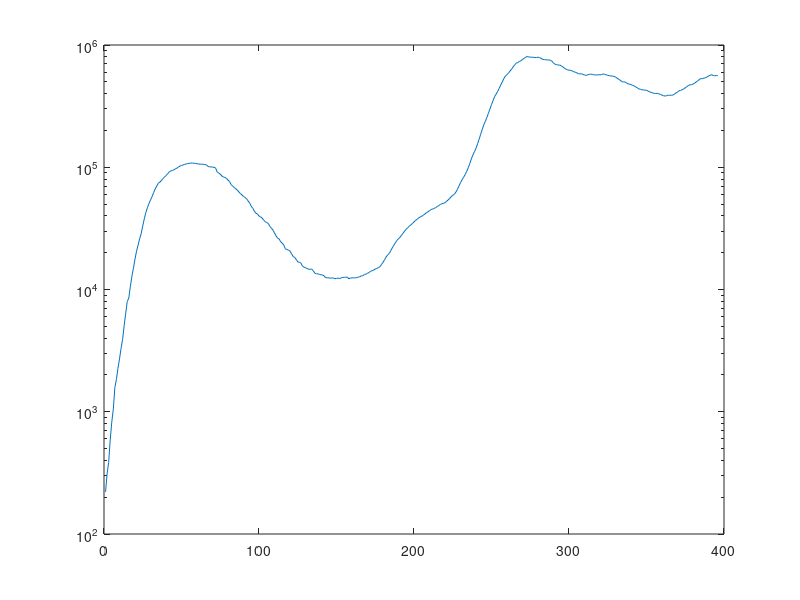

Write MATLAB code to recreate this figure.
 
%%%% DATI %%%%%%%%%%
%INI 24/feb/20208
%ricoverati_con_sintomi   
%terapia_intensiva   
%totale_ospedalizzati   
%isolamento_domiciliare   
%totale_positivi         <--------------- 
%variazione_totale_positivi   
%nuovi_positivi   
%dimessi_guariti         <--------------- 
%deceduti                <--------------- 
%totale_casi   
%tamponi   
%casi_testati
%INI 24/feb/2020
%                                   A(++)+E(+-)          R(-+)    
%  ric_sin  inten   osped  isolam  tot_pos  var new_pos  guar     dec   casi_da_sospetto_diagnostico, casi_da_screening,  casi_tot, tam       test
%
%%%%%%% 24 Febbraio %%%%%%
Italia=[
101,26,127,94,221,0,221,1,7,0,0,229,4324,0;
114,35,150,162,311,90,93,1,10,0,0,322,8623,0;
128,36,164,221,385,74,78,3,12,0,0,400,9587,0;
248,56,304,284,588,203,250,45,17,0,0,650,12014,0;
345,64,409,412,821,233,238,46,21,0,0,888,15695,0;
401,105,506,543,1049,228,240,50,29,0,0,1128,18661,0;
%%%% 1 Marzo
639,140,779,798,1577,528,566,83,34,0,0,1694,21127,0;
742,166,908,927,1835,258,342,149,52,0,0,2036,23345,0;
1034,229,1263,1000,2263,428,466,160,79,0,0,2502,25856,0;
1346,295,1641,1065,2706,443,587,276,107,0,0,3089,29837,0;
1790,351,2141,1155,3296,590,769,414,148,0,0,3858,32362,0;
2394,462,2856,1060,3916,620,778,523,197,0,0,4636,36359,0;
2651,567,3218,1843,5061,1145,1247,589,233,0,0,5883,42062,0;
3557,650,4207,2180,6387,1326,1492,622,366,0,0,7375,49937,0;
4316,733,5049,2936,7985,1598,1797,724,463,0,0,9172,53826,0;
5038,877,5915,2599,8514,529,977,1004,631,0,0,10149,60761,0;
5838,1028,6866,3724,10590,2076,2313,1045,827,0,0,12462,73154,0;
6650,1153,7803,5036,12839,2249,2651,1258,1016,0,0,15113,860110,0;
7426,1328,8754,6201,14955,2116,2547,1439,1266,0,0,17660,97488,0;
8372,1518,9890,7860,17750,2795,3497,1966,1441,0,0,21157,109170,0;
9663,1672,11335,9268,20603,2853,3590,2335,1809,0,0,24747,124899,0;
11025,1851,12876,10197,23073,2470,3233,2749,2158,0,0,27980,137962,0;
12894,2060,14954,11108,26062,2989,3526,2941,2503,0,0,31506,148657,0;
14363,2257,16620,12090,28710,2648,4207,4025,2978,0,0,35713,165541,0;
15757,2498,18255,14935,33190,4480,5322,4440,3405,0,0,41035,182777,0;
16020,2655,18675,19185,37860,4670,5986,5129,4032,0,0,47021,206886,0;
17708,2857,20565,22116,42681,4821,6557,6072,4825,0,0,53578,233222,0;
19846,3009,22855,23783,46638,3957,5560,7024,5476,0,0,59138,258402,0;
20692,3204,23896,26522,50418,3780,4789,7432,6077,0,0,63927,275468,0;
21937,3396,25333,28697,54030,3612,5249,8326,6820,0,0,69176,296964,0;
23112,3489,26601,30920,57521,3491,5210,9362,7503,0,0,74386,324445,0;
24753,3612,28365,33648,62013,4492,6153,10361,8165,0,0,80539,361060,0;
26029,3732,29761,36653,66414,4401,5959,10950,9134,0,0,86498,394079,0;
26676,3856,30532,39533,70065,3651,5974,12384,10023,0,0,92472,429526,0;
27386,3906,31292,42588,73880,3815,5217,13030,10779,0,0,97689,454030,0;
27795,3981,31776,43752,75528,1648,4050,14620,11591,0,0,101739,477359,0;
28192,4023,32215,45420,77635,2107,4053,15729,12428,0,0,105792,506968,0;
%%% 1 Aprile
28403,4035,32438,48134,80572,2937,4782,16847,13155,0,0,110574,541423,0;
28540,4053,32593,50456,83049,2477,4668,18278,13915,0,0,115242,581232,0;
28741,4068,32809,52579,85388,2339,4585,19758,14681,0,0,119827,619849,0;
29010,3994,33004,55270,88274,2886,4805,20996,15362,0,0,124632,657224,0;
28949,3977,32926,58320,91246,2972,4316,21815,15887,0,0,128948,691461,0;
28976,3898,32874,60313,93187,1941,3599,22837,16523,0,0,132547,721732,0;
28718,3792,32510,61557,94067,880,3039,24392,17127,0,0,135586,755445,0;
28485,3693,32178,63084,95262,1195,3836,26491,17669,0,0,139422,807125,0;
28399,3605,32004,64873,96877,1615,4204,28470,18279,0,0,143626,853369,0;
28242,3497,31739,66534,98273,1396,3951,30455,18849,0,0,147577,906864,0;
28144,3381,31525,68744,100269,1996,4694,32534,19468,0,0,152271,963473,0;
27847,3343,31190,71063,102253,1984,4092,34211,19899,0,0,156363,1010193,0;
28023,3260,31283,72333,103616,1363,3153,35435,20465,0,0,159516,1046910,0;
28011,3186,31197,73094,104291,675,2972,37130,21067,0,0,162488,1073689,0;
27643,3079,30722,74696,105418,1127,2667,38092,21645,0,0,165155,1117404,0;
26893,2936,29829,76778,106607,1189,3786,40164,22170,0,0,168941,1178403,0;
25786,2812,28598,78364,106962,355,3493,42727,22745,0,0,172434,1244108,0;
25007,2733,27740,80031,107771,809,3491,44927,23227,0,0,175925,1305833,0;
25033,2635,27668,80589,108257,486,3047,47055,23660,0,0,178972,1356541,935310;
24906,2573,27479,80758,108237,-20,2256,48877,24114,0,0,181228,1398024,943151;
24134,2471,26605,81104,107709,-528,2729,51600,24648,0,0,183957,1450150,971246;
23805,2384,26189,81510,107699,-10,3370,54543,25085,0,0,187327,1513251,1015494;
22871,2267,25138,81710,106848,-851,2646,57576,25549,0,0,189973,1579909,1052577;
22068,2173,24241,82286,106527,-321,3021,60498,25969,0,0,192994,1642356,1147850;
21533,2102,23635,82212,105847,-680,2357,63120,26384,0,0,195351,1707743,1186526;
21372,2009,23381,82722,106103,256,2324,64928,26644,0,0,197675,1757659,1210639;
20353,1956,22309,83504,105813,-290,1739,66624,26977,0,0,199414,1789662,1237317;
19723,1863,21586,83619,105205,-608,2091,68941,27359,0,0,201505,1846934,1274871;
19210,1795,21005,83652,104657,-548,2086,71252,27682,0,0,203591,1910761,1313460;
18149,1694,19843,81708,101551,-3106,1872,75945,27967,0,0,205463,1979217,1354901;
%%%% 1 Maggio
17569,1578,19147,81796,100943,-608,1965,78249,28236,0,0,207428,2053425,1398633;
17357,1539,18896,81808,100704,-239,1900,79914,28710,0,0,209328,2108837,1429864;
17242,1501,18743,81436,100179,-525,1389,81654,28884,0,0,210717,2153772,1456911;
16823,1479,18302,81678,99980,-199,1221,82879,29079,0,0,211938,2191403,1479910;
16270,1427,17697,80770,98467,-1513,1075,85231,29315,0,0,213013,2246666,1512121;
15769,1333,17102,74426,91528,-6939,1444,93245,29684,0,0,214457,2310929,1549892;
15174,1311,16485,73139,89624,-1904,1401,96276,29958,0,0,215858,2381288,1563557;
14636,1168,15804,72157,87961,-1663,1327,99023,30201,0,0,217185,2445063,1608985;
13834,1034,14868,69974,84842,-3119,1083,103031,30395,0,0,218268,2514234,1645076;
13618,1027,14645,68679,83324,-1518,802,105186,30560,0,0,219070,2565912,1676460;
13539,999,14538,67950,82488,-836,744,106587,30739,0,0,219814,2606652,1702283;
12865,952,13817,67449,81266,-1222,1402,109039,30911,0,0,221216,2673655,1741903;
12172,893,13065,65392,78457,-2809,888,112541,31106,0,0,222104,2735628,1778952;
11453,855,12308,64132,76440,-2017,992,115288,31368,0,0,223096,2807504,1820083;
10792,808,11600,60470,72070,-4370,789,120205,31610,0,0,223885,2875680,1859110;
10400,775,11175,59012,70187,-1883,875,122810,31763,0,0,224760,2944859,1899767;
10311,762,11073,57278,68351,-1836,675,125176,31908,0,0,225435,3004960,1933272;
10207,749,10956,55597,66553,-1798,451,127326,32007,0,0,225886,3041366,1959373;
9991,716,10707,54422,65129,-1424,813,129401,32169,0,0,226699,3104524,1999599;
9624,676,10300,52452,62752,-2377,665,132282,32330,0,0,227364,3171719,2038216;
9269,640,9909,51051,60960,-1792,642,134560,32486,0,0,228006,3243398,2078860;
8957,595,9552,49770,59322,-1638,652,136720,32616,0,0,228658,3318778,2121847;
8695,572,9267,48485,57752,-1570,669,138840,32735,0,0,229327,3391188,2164426;
8613,553,9166,47428,56594,-1158,531,140479,32785,0,0,229858,3447012,2198632;
8185,541,8726,46574,55300,-1294,300,141981,32877,0,0,230158,3482253,2219308;
7917,521,8438,44504,52942,-2358,397,144658,32955,0,0,230555,3539927,2253252;
7729,505,8234,42732,50966,-1976,584,147101,33072,0,0,231139,3607251,2290551;
7379,489,7868,40118,47986,-2980,593,150604,33142,0,0,231732,3683144,2330389;
7094,475,7569,38606,46175,-1811,516,152844,33229,0,0,232248,3755279,2368622;
6680,450,7130,36561,43691,-2484,416,155633,33340,0,0,232664,3824621,2404673;
6387,435,6822,35275,42097,-1594,355,157507,33415,0,0,233019,3878739,2433621;
%%% 1 Giugno
6099,424,6523,34844,41367,-730,178,158355,33475,0,0,233197,3910133,2451674;
5916,408,6324,33569,39893,-1474,318,160092,33530,0,0,233515,3962292,2477302;
5742,353,6095,33202,39297,-596,321,160938,33601,0,0,233836,3999591,2497337;
5503,338,5841,32588,38429,-868,177,161895,33689,0,0,234013,4049544,2524788;
5301,316,5617,31359,36976,-1453,518,163781,33774,0,0,234531,4114572,2565258;
5002,293,5295,30582,35877,-1099,270,165078,33846,0,0,234801,4187057,2599294;
4864,287,5151,30111,35262,-615,197,165837,33899,0,0,234998,4236535,2627188;
4729,283,5012,29718,34730,-532,280,166584,33964,0,0,235278,4263647,2643489;
4581,263,4844,28028,32872,-1858,283,168646,34043,0,0,235561,4318650,2675689;
4320,249,4569,27141,31710,-1162,202,169939,34114,0,0,235763,4381349,2713554;
4131,236,4367,26270,30637,-1073,379,171338,34167,0,0,236142,4443821,2746545;
3893,227,4120,24877,28997,-1640,163,173085,34223,0,0,236305,4514441,2784196;
3747,220,3967,23518,27485,-1512,346,174865,34301,0,0,236651,4564191,2817076;
3594,209,3803,22471,26274,-1211,338,176370,34345,0,0,236989,4620718,2846621;
3489,207,3696,22213,25909,-365,303,177010,34371,0,0,237290,4648825,2864084;
3301,177,3478,21091,24569,-1340,210,178526,34405,0,0,237500,4695707,2891846;
3113,163,3276,20649,23925,-644,329,179455,34448,0,0,237828,4773408,2925803;
2867,168,3035,20066,23101,-824,333,180544,34514,0,0,238159,4831562,2958724;
2632,161,2793,18750,21543,-1558,251,181907,34561,0,0,238011,4889103,2987294;
2474,152,2626,18586,21212,-331,262,182453,34610,0,0,238275,4943825,3017169;
2314,148,2462,18510,20972,-240,224,182893,34634,0,0,238499,4984370,3041750;
2038,127,2165,18472,20637,-335,218,183426,34657,0,0,238720,5013342,3057902;
1853,115,1968,17605,19573,-1064,122,184585,34675,0,0,238833,5053827,3081127;
1610,107,1717,16938,18655,-918,190,186111,34644,0,0,239410,5107093,3111364;
1515,103,1618,16685,18303,-352,296,186725,34678,223905,15801,239706,5163154,3140785;
1356,105,1461,16177,17638,-665,259,187615,34708,223440,16521,239961,5215922,3169116;
1260,97,1357,15479,16836,-802,175,188584,34716,223262,16874,240136,5277273,3198837;
1160,98,1258,15423,16681,-155,174,188891,34738,223272,17038,240310,5314619,3220020;
1120,96,1216,15280,16496,-185,126,189196,34744,223254,17182,240436,5341837,3235504;
1090,93,1183,14380,15563,-933,142,190248,34767,222901,17677,240578,5390110,3263975;
%%%% 1 Luglio
1025,87,1112,14143,15255,-308,187,190717,34788,222564,18196,240760,5445476,3293300;
963,82,1045,14015,15060,-195,201,191083,34818,222464,18497,240961,5498719,3322447;
956,79,1035,13849,14884,-176,223,191467,34833,222430,18754,241184,5548815,3348127;
940,71,1011,13610,14621,-263,235,191944,34854,222324,19095,241419,5600826,3377073;
945,74,1019,13623,14642,21,192,192108,34861,222368,19243,241611,5638288,3398239;
946,72,1018,13691,14709,67,208,192241,34869,222410,19409,241819,5660454,3412010;
940,70,1010,13232,14242,-467,138,192815,34899,222292,19664,241956,5703673,3434500;
899,71,970,12625,13595,-647,193,193640,34914,222145,20004,242149,5754116,3463179;
871,69,940,12519,13459,-136,229,193978,34926,222106,20257,242363,5806668,3493126;
844,65,909,12519,13428,-31,276,194273,34938,222079,20560,242639,5854621,3520377;
826,67,893,12410,13303,-125,188,194579,34945,221994,20833,242827,5900552,3545826;
776,68,844,12335,13179,-124,234,194928,34954,222036,21025,243061,5938811,3568887;
768,65,833,12324,13157,-22,169,195106,34967,222074,21156,243230,5962744,3582893;
777,60,837,12082,12919,-238,114,195441,34984,222053,21291,243344,6004611,3607115;
797,57,854,11639,12493,-426,163,196016,34997,222075,21431,243506,6053060,3635507;
750,53,803,11670,12473,-20,230,196246,35017,222079,21657,243736,6103492,3663596;
771,50,821,11635,12456,-17,233,196483,35028,222072,21895,243967,6154259,3692257;
757,50,807,11561,12368,-88,249,196806,35042,222138,22078,244216,6202524,3719826;
743,49,792,11648,12440,72,219,196949,35045,222180,22254,244434,6238049,3740447;
745,47,792,11612,12404,-36,190,197162,35058,222212,22412,244624,6262302,3754568;
732,49,781,11467,12248,-156,129,197431,35073,222232,22520,244752,6305412,3778483;
724,48,772,11550,12322,74,282,197628,35082,222220,22812,245032,6354730,3807771;
713,49,762,11642,12404,82,306,197842,35092,222279,23059,245338,6415041,3840789;
713,46,759,11542,12301,-103,252,198192,35097,222294,23296,245590,6468375,3869759;
731,41,772,11670,12442,141,275,198320,35102,222348,23516,245864,6520046,3897818;
735,44,779,11786,12565,123,255,198446,35107,222382,23736,246118,6560572,3922995;
740,45,785,11796,12581,16,170,198593,35112,222442,23844,246286,6586123,3942369;
749,40,789,11820,12609,28,212,198756,35123,222473,24015,246488,6634293,3967710;
731,38,769,11847,12616,7,289,199031,35129,222569,24207,246776,6690311,3998585;
748,47,795,11435,12230,-386,386,199796,35132,222720,24438,247158,6752169,4031981;
716,41,757,11665,12422,192,379,199974,35141,222744,24793,247537,6813113,4061667;
%%%% 1 Agosto
705,43,748,11709,12457,35,295,200229,35146,222815,25017,247832,6873496,4093572;
708,42,750,11706,12456,-1,239,200460,35154,222877,25193,248070,6916765,4118068;
734,41,775,11699,12474,18,159,200589,35166,222891,25338,248229,6940801,4131535;
761,41,802,11680,12482,8,190,200766,35171,222954,25465,248419,6984589,4155026;
764,41,805,11841,12646,164,384,200976,35181,223044,25759,248803,7041040,4184765;
762,42,804,11890,12694,48,402,201323,35187,223113,26091,249204,7099713,4216934;
779,42,821,12103,12924,230,552,201642,35190,223201,26555,249756,7158909,4247326;
771,43,814,12139,12953,29,347,201947,35203,223232,26871,250103,7212207,4273957;
763,45,808,12455,13263,310,463,202098,35205,223440,27126,250566,7249844,4296730;
779,46,825,12543,13368,105,259,202248,35209,223556,27269,250825,7276276,4307634;
801,49,850,12711,13561,193,412,202461,35215,223674,27563,251237,7316918,4329697;
779,53,832,12959,13791,230,481,202697,35225,223844,27869,251713,7369576,4357027;
786,55,841,13240,14081,290,523,202923,35231,224058,28177,252235,7420764,4382656;
771,56,827,13422,14249,168,574,203326,35234,224319,28490,252809,7467487,4407524;
764,55,819,13587,14406,157,629,203640,35392,224521,28917,253438,7520610,4433461;
787,56,843,13890,14733,327,479,203786,35396,224694,29221,253915,7557417,4455931;
810,58,868,13999,14867,134,320,203968,35400,224812,29423,254235,7588083,4477310;
843,58,901,14188,15089,222,403,204142,35405,224974,29662,254636,7642059,4509997;
866,66,932,14428,15360,271,642,204506,35412,225215,30063,255278,7713154,4551287;
883,68,951,15063,16014,654,845,204686,35418,225516,30602,256118,7790596,4600949;
919,69,988,15690,16678,664,947,204960,35427,225880,31185,257065,7862592,4645892;
924,64,988,16515,17503,825,1071,205203,35430,226320,31816,258136,7940266,4692505;
971,69,1040,17398,18438,935,1210,205470,35437,226810,32535,259345,8007637,473996;
1045,65,1110,18085,19195,757,953,205662,35441,227128,33170,260298,8053551,4773326;
1058,66,1124,18590,19714,519,878,206015,35445,227292,33882,261174,8125892,4819124;
1055,69,1124,19629,20753,1039,1367,206329,35458,227723,34817,262540,8219421,4877178;
1131,67,1198,20734,21932,1179,1411,206554,35463,228123,35826,263949,8313445,4934818;
1178,74,1252,21783,23035,1103,1462,206902,35472,228553,36856,265409,8410510,4999953;
1168,79,1247,22909,24156,1121,1444,207224,35473,229002,37851,266853,8509618,5064247;
1251,86,1337,23868,25205,1049,1365,207536,35477,229527,38691,268218,8586341,5117788;
1288,94,1382,24696,26078,873,996,207653,35483,229832,39382,269214,8644859,5160371;

%%% 1 Settembre
1380,107,1487,25267,26754,676,978,207944,35491,230102,40087,270189,8725909,5214766;
1437,109,1546,26271,27817,1063,1326,208201,35497,230504,41011,271515,8828868,5280948;
1505,120,1625,27290,28915,1098,1397,208490,35507,230950,41962,272912,8921658,5342150;
1607,121,1728,28371,30099,1184,1733,209027,35518,231587,43057,274644,9034743,5414708;
1620,121,1741,29453,31194,1095,1694,209610,35533,232219,44118,276337,9142401,5484345;
1683,133,1816,30262,32078,884,1297,210015,35541,232733,44901,277634,9219257,5538028;
1719,142,1861,31132,32993,915,1108,210238,35553,233115,45669,278784,9271810,5578731;
1760,143,1903,31886,33789,796,1370,210801,35563,233555,46598,280153,9364213,5636663;
1778,150,1928,32806,34734,945,1434,211272,35577,234029,47554,281583,9460203,5699709;
1836,164,2000,33708,35708,974,1597,211885,35587,234651,48529,283180,9554389,5757488;
1849,175,2024,34743,36767,1059,1616,212432,35597,235322,49474,284796,9653269,5818910;
1951,182,2133,35370,37503,736,1501,213191,35603,235946,50351,286297,9745975,5875460;
2042,187,2229,36280,38509,1006,1458,213634,35610,236567,51186,287753,9818118,5924322;
2122,197,2319,36868,39187,678,1008,213950,35624,237003,51758,288761,9863427,5956171;
2222,201,2423,37289,39712,525,1229,214645,35633,237475,52515,289990,9943944,6006675;
2285,207,2492,38040,40532,820,1452,215265,35645,238097,53345,291442,10044551,6064792;
2348,212,2560,38853,41413,881,1585,215954,35658,238845,54180,293025,10146324,6127243;
2387,208,2595,39862,42457,1044,1907,216807,35668,239692,55240,294932,10246163,6187258;
2380,215,2595,40566,43161,704,1638,217716,35692,240377,56192,296569,10349386,6248028;
2365,222,2587,41511,44098,937,1587,218351,35707,241017,57139,298156,10432814,6302761;
2475,232,2707,42372,45079,981,1350,218703,35724,241638,57868,299506,10488676,6342654;
2604,239,2843,42646,45489,410,1392,219670,35738,242173,58724,300897,10575979,6391999;
2658,244,2902,43212,46114,625,1640,220665,35758,242958,59579,302537,10679675,6455762;
2731,246,2977,43803,46780,666,1786,221762,35781,243680,60643,304323,10787694,6520661;
2737,244,2981,44737,47718,938,1912,222716,35801,244489,61746,306235,10894963,6584670;
2746,247,2993,45600,48593,875,1869,223693,35818,245365,62739,308104,10999350,6646695;
2846,254,3100,46518,49618,1025,1766,224417,35835,246156,63714,309870,11087064,6700432;
2977,264,3241,47082,50323,705,1494,225190,35851,246842,64522,311364,11138173,6732777;
3048,271,3319,47311,50630,307,1648,226506,35875,247628,65383,313011,11228358,6786395;
3047,280,3327,47936,51263,633,1851,227704,35894,248613,66248,314861,11333922,6848755;

%%% 1 Ottobre
3097,291,3388,49259,52647,1384,2548,228844,35918,249940,67469,317409,11452158,6916588;
3142,294,3436,50561,53997,1350,2499,229970,35941,251377,68531,319908,11572459,6988317;
3205,297,3502,52064,55566,1569,2844,231217,35968,252951,69800,322751,11691391,7057949;
3287,303,3590,53839,57429,1863,2578,231914,35986,254348,70981,325329,11784105,7117315;
3487,323,3810,55093,58903,1474,2257,232681,36002,255576,72010,327586,11844346,7153866;
3625,319,3944,56190,60134,1231,2677,234099,36030,256986,73277,330263,11944088,7216379;
3782,337,4119,58457,62576,2442,3678,235303,36061,258884,75056,333940,12069402,7296766;
3925,358,4283,61669,65952,3376,4458,236363,36083,261304,77094,338398,12197500,7365751;
4086,387,4473,65637,70110,4158,5372,237549,36111,264137,79633,343770,12326971,7443593;
4336,390,4726,70103,74829,4719,5724,238525,36140,267320,82174,349494,12460055,7523702;
4519,420,4939,74136,79075,4246,5456,239709,36166,270510,84440,354950,12564713,7592410;

4821,452,5273,77491,82764,3689,4619,240600,36205,272960,86609,359569,12650155,7652059;
5076,514,5590,81603,87193,4429,5901,242028,36246,276267,89200,365467,12762699,7722319;

5470, 539, 6009, 86436, 92445, 5252, 7332, 244065, 36289, 280479, 92320, 372799, 12914895, 7809920;

%%%%% 15 Ottobre 
5796, 586, 6382, 92884, 99266, 6821, 8804, 245964, 36372, 285569, 96033, 381602, 13077827, 7908462;
6178, 638, 6816, 100496, 107312, 8046, 10010	247872	36427	291410	100201	391611	13228204	8000864;
6617	705	7322	109613	116935	9623	10925	249127	36474	297983	104553	402536	13394041	8104190;
7131	750	7881	118356	126237	9302	11705	251461	36543	305260	108981	414241	13540582	8199744;
7676	797	8473	125530	134003	7766	9338	252959	36616	310881	112697	423578	13639444	8265568;
8454	870	9324	133415	142739	8736	10874	255005	36705	315734	118715	434449	13784181	8353248;
9057	926	9983	145459	155442	12703	15199	257374	36832	324455	125193	449648	13962029	8459736;
9694	992	10686	158616	169302	13860	16079	259456	36968	333450	132276	465726	14132421	8564608;
10549	1049	11598	174404	186002	16700	19143	261808	37059	344414	140455	484869	14314453	8679107;
11287	1128	12415	190767	203182	17180	19644	264117	37210	355768	148741	504509	14492122	8788780;
12006	1208	13214	209027	222241	19059	21273	266203	37338	369359	156423	525782	14654002	8890656;
12997	1284	14281	222403	236684	14443	17012	268626	37479	378783	164006	542789	14778688	8969472;	
13955	1411	15366	239724	255090	18406	21994	271988	37700	391879	172899	564778	14953086	9075818;
14981	1536	16517	259940	276457	21367	24991	275404	37905	406130	183636	589766	15152038	9197638;
15964	1651	17615	281576	299191	22734	26831	279282	38122	421834	194761	616595	15353490	9316495;
16994	1746	18740	307046	325786	26595	31084	283567	38321	439297	208377	647674	15568575	9446183;
17966	1843	19809	331577	351386	25600	31758	289426	38618	460502	218928	679430	15784461	9578462;	

%%%%% 1 Novembre
18902	1939	20841	357288	378129	26743	29907	292380	38826	474270	235065	709335	15967918	9695940;
19840	2022	21862	374650	396512	18383	22253	296017	39059	487976	243612	731588	16103649	9783603;
21114   2225    23339   394803  418142  21630   28244   302275  39412   503468  256361  759829  16285936    9893535;
22116 	2292 	24408 	418827 	443235 	25093 	30550 	307378 	39747 	520799 	269578 	790377 	16497767 	10021035; 	
23256 	2391 	25647 	446701 	472348 	29113 	34505 	312339 	40192 	541173 	283706 	824879 	16717651 	10155585;	
24005 	2515 	26520 	472598 	499118 	26770 	37809 	322925 	40638 	562010 	300671 	862681 	16951896 	10290151;	
25109 	2634 	27743 	504793 	532536 	33418 	39811 	328891 	41063 	583660 	318830 	902490 	17183569 	10427797;
26440,2749,29189,529447,558636,26100,32616,335074,41394,601403,333701,935104,17374713,10547046;
27636,2849,30485,542849,573334,14698,25271,345289,41750,614843,345530,960373,17522438,10635747;
28633,2971,31604,558506,590110,16776,35098,363023,42330,636202,359261,995463,17740196,10765561;
29444,3081,32525,580833,613358,23248,32961,372113,42953,657205,371219,1028424,17965836,10891971;
29873,3170,33043,602011,635054,21696,37978,387758,43589,674591,391810,1066401,18200508,11025449;
30914,3230,34144,629782,663926,28872,40902,399238,44139,697312,409991,1107303,18455416,11170324;
31398,3306,34704,653731,688435,24509,37255,411434,44683,718482,426070,1144552,18683111,11305441;
32047,3422,35469,677021,712490,24055,33979,420810,45229,736846,441683,1178529,18878386,11416172;
32536,3492,36028,681756,717784,5294,27354,442364,45733,751766,454115,1205881,19031049,11505254;
33074,3612,36686,697124,733810,16026,32191,457798,46464,770282,467790,1238072,19239507,11620187;
33504,3670,37174,705994,743168,9358,34282,481967,47217,784687,487665,1272352,19474341,11744424;
33610,3712,37322,724349,761671,18503,36176,498987,47870,802852,505676,1308528,19724527,11882821;
33957,3748,37705,739471,777176,15505,37242,520022,48569,825417,520350,1345767,19962604,11999674;
34063,3758,37821,753925,791746,14570,34767,539524,49261,844177,536354,1380531,20199829,12120989;
%%% 22 Novembre 
34279,3801,38080,767867,805947,14201,28337,553098,49823,858957,549911,1408868,20388576,12225850;
34697,3810,38507,758342,796849,-9098,22930,584493,50453,870461,561334,1431795,20537521,12303705;
34577,3816,38393,759993,798386,1537,23232,605330,51306,882238,572784,1455022,20726180,12398952;
34313,3848,38161,753536,791697,-6689,25853,637149,52028,896155,584719,1480874,20956187,12513129;
34038,3846,37884,757961,795845,4148,29003,661180,52850,914390,595485,1509875,21188898,12623390;
33684,3782,37466,750427,787893,-7952,28352,696647,53677,928191,610026,1538217,21411701,12729411;
33299,3762,37061,752247,789308,1415,26323,720861,54363,942048,622484,1564532,21637641,12842250;
32879,3753,36632,759139,795771,6463,20648,734503,54904,958832,626346,1585178,21814575,12922382;
33187,3744,36931,751540,788471,-7300,16377,757507,55576,966577,634977,1601554,21945099,12986634;
%%%% 1 Dicembre
32811,3663,36474,743471,779945,-8526,19350,784595,56361,971784,649117,1620901,22127199,13071746;
32454,3616,36070,725160,761230,-18715,20709,823335,57045,988470,653140,1641610,22334342,13167345;
31772,3597,35369,724613,759982,-1248,23225,846809,58038,0,0,1664829,22554389,13264937;
31200,3567,34767,722935,757702,-2280,24099,872385,58852,0,0,1688939,22767130,13348428;
30158,3517,33675,720494,754169,-3533,21052,896308,59514,0,0,1709991,22962114,14243149;
30391,3454,33845,721461,755306,1137,18887,913494,60078,0,0,1728878,23125664,13510154;
30524,3382,33906,714913,748819,-6487,13720,933132,60606,0,0,1742557,23236881,13563263;
30081,3345,33426,704099,737525,-11294,14842,958629,61240,0,0,1757394,23386113,13622814;
29653,3320,32973,677542,710515,-27010,12756,997895,61739,0,0,1770149,23504588,13673746;
29088,3291,32379,664148,696527,-13988,16999,1027994,62626,0,0,1787147,23676174,13744859;
28562,3265,31827,658496,690323,-6204,18727,1052163,63387,0,0,1805873,23866590,13823013;
28066,3199,31265,653583,684848,-5475,19903,1076891,64036,0,0,1825775,24063029,13901576;
27735,3158,30893,655138,686031,1183,17938,1093161,64520,0,0,1843712,24215726,13971600;
27765,3095,30860,644249,675109,-10922,12030,1115617,65011,0,0,1855737,24319310,14022752;
27342,3003,30345,632968,663313,-11796,14844,1141406,65857,0,0,1870576,24483741,14086989;
26897,2926,29823,615883,645706,-17607,17572,1175901,66537,0,0,1888144,24683230,14165961;
26427,2855,29282,606061,635343,-10363,18236,1203814,67220,0,0,1906377,24635720,14246739;
25769,2819,28588,599210,627798,-7545,17992,1226086,67894,0,0,1921778,24815520,14150088;
25364,2784,28148,592018,620166,-7632,16308,1249470,68447,0,0,1938083,24991705,14225200;
25158,2743,27901,594859,622760,2594,15104,1261626,68799,0,0,1953185,25129125,14289494;
25145,2731,27876,585706,613582,-9178,10872,1281258,69214,0,0,1964054,25217014,14331832;
24948,2687,27635,578320,605955,-7627,13318,1301573,69842,0,0,1977370,25374719,14386848;
24546,2624,27170,571646,598816,-7139,14522,1322067,70395,0,0,1991278,25558583,14453521;
24070,2589,26659,566973,593632,-5184,18040,1344785,70900,0,0,2009317,25752360,14530706;
23402,2584,25986,553900,579886,-13746,19037,1377109,71359,0,0,2028354,25904694,14597413;
23304,2582,25886,555055,580941,1055,10407,1386198,71620,0,0,2038759,25985979,14632161;
23571,2580,26151,555609,581760,817,8913,1394011,71925,0,0,2047696,26046137,14656053;
23932,2565,26497,548724,575221,-6539,8585,1408686,72370,0,0,2056277,26114818,14685718;
23662,2549,26211,542517,568728,-6493,11224,1425730,73029,0,0,2067487,26243558,14731420;
23566,2528,26094,538301,564395,-4333,16202,1445690,73604,0,0,2083689,26412603,14795168;
23151,2555,25706,544190,569896,5501,23477,1463111,74159,0,0,2107166,26598607,14871966;

% 1 Gennaio





22822,2553,25375,549392,574767,4871,22211,1479988,74621,0,0,2129376,26756131,14941976;
22948,2569,25517,551545,577062,2295,11831,1489154,74985,0,0,2141201,26823305,14972427;
23075,2583,25658,550556,576214,-848,14245,1503900,75332,0,0,2155446,26926279,15016737;
23317,2579,25896,544562,570458,-5756,10800,1520106,75680,0,0,2166244,27004272,15052154;
23395,2569,25964,543197,569161,-1297,15378,1536129,76329,0,0,2181619,27139378,15106666;
23174,2571,25745,542967,568712,-449,20331,1556356,76877,0,0,2201945,27317974,15182385;
23291,2587,25878,545177,571055,2343,18020,1572015,77291,0,0,2220361,27439249,15235808;
23313,2587,25900,544489,570389,-666,17533,1589590,77911,0,0,2237890,27579516,15292666;
23260,2593,25853,546989,572842,2453,19978,1606630,78394,0,0,2257866,27751635,15359083;
23427,2615,26042,553890,579932,7090,18627,1617804,78755,0,0,2276491,27891393,15422188;
23603,2642,26245,549734,575979,-3953,12532,1633839,79203,0,0,2289021,27983049,15464741;
23712,2636,26348,543692,570040,-5939,14242,1653404,79819,0,0,2303263,28124690,15518345;
23525,2579,26104,538670,564774,-5266,15774,1673936,80326,0,0,2319036,28300119,15587971;
23110,2557,25667,535713,561380,-3394,17246,1694051,80848,0,0,2336279,28460704,15656574;
22841,2522,25363,532705,558068,-3312,16146,1713030,81325,0,0,2352423,28734210,15737459;
22784,2520,25304,532413,557717,-351,16310,1729216,81800,0,0,2368733,28994914,15822424;
22757,2503,25260,528114,553374,-4343,12545,1745726,82177,0,0,2381277,29206692,15889027;
22884,2544,25428,521631,547059,-6315,8825,1760489,82554,0,0,2390102,29365366,15937909;
22699,2487,25186,510338,535524,-11535,10497,1781917,83157,0,0,2400598,29619436,16009790;
22469,2461,24930,498623,523553,-11971,13571,1806932,83681,0,0,2414166,29899198,16102034;
22045,2418,24463,492105,516568,-6985,14078,1827451,84202,0,0,2428221,30166765,16197394;
21691,2390,24081,477972,502053,-14515,13633,1855127,84674,0,0,2441854,30431493,16279588;
21403,2386,23789,475045,498834,-3219,13331,1871189,85162,0,0,2455185,30717824,16367107;
21309,2400,23709,475569,499278,444,11629,1882074,85461,0,0,2466813,30934035,16443404;
21424,2421,23845,467785,491630,-7648,8562,1897861,85881,0,0,2475372,31077151,16494329;
21355,2372,23727,458690,482417,-9213,10593,1917117,86422,0,0,2485956,31317253,16567955;
21161,2352,23513,454456,477969,-4448,15204,1936289,86889,0,0,2501147,31611023,16656230;
20778,2288,23066,451551,474617,-3352,14372,1953509,87381,0,0,2515507,31886202,16752985;
20397,2270,22667,445157,467824,-6793,13574,1973388,87858,0,0,2529070,32155352,16834157;
20098,2218,22316,441036,463352,-4472,12715,1990152,88279,0,0,2541783,32453362,16923532;
20096,2215,22311,431657,453968,-9384,11252,2010548,88516,0,0,2553032,32666726,17005122;

%%%% 1 Febbraio
20260,2252,22512,425077,447589,-6379,7925,2024523,88845,0,0,2560957,32809145,17053960;
20317,2214,22531,415234,437765,-9824,9660,2043499,89344,0,0,2570608,33053574,17129160;
20071,2145,22216,412506,434722,-3043,13189,2059248,89820,0,0,2583790,33332881,17222062;
19743,2151,21894,408383,430277,-4445,13659,2076928,90241,0,0,2597446,33603023,17315499;
19575,2142,21717,407401,429118,-1159,14218,2091923,90618,0,0,2611659,33873530,17411746;
19408,2110,21518,405516,427034,-2084,13442,2107061,91003,0,0,2625098,34155937,17626494;
19266,2107,21373,405651,427024,-10,11641,2118441,91273,0,0,2636738,34362726,17702105;
19527,2143,21670,397934,419604,-7420,7970,2133523,91580,0,0,2644707,34506996,17757000;
19512,2143,21655,392312,413967,-5637,10630,2149350,92002,0,0,2655319,34781259,17839716;
19280,2128,21408,388703,410111,-3856,12956,2165817,92338,0,0,2668266,35092253,17938333;
18942,2126,21068,383951,405019,-5092,15146,2185655,92729,0,0,2683403,35384786,18040938;
18736,2095,20831,381343,402174,-2845,13908,2202077,93045,0,0,2697296,35690405,18134000;
18500,2062,20562,380851,401413,-761,13532,2216050,93356,0,0,2710819,35962939,18228016;
18449,2085,20534,382249,402783,1370,11068,2225519,93577,0,0,2721879,36168581,18309474;
18515,2089,20604,377494,398098,-4685,7351,2237290,93835,0,0,2729223,36347859,18368000;
18463,2074,20537,373149,393686,-4412,10386,2251734,94171,0,0,2739591,36621878,18452428;
18274,2043,20317,368547,388864,-4822,12074,2268253,94540,0,0,2751657,36916289,18547836;
17963,2045,20008,364493,384501,-4363,13762,2286024,94887,0,0,2765412,37204747,18645837;
17831,2059,19890,362558,382448,-2053,15479,2303199,95235,0,0,2780882,37501875,18740720;
17725,2063,19788,364835,384623,2175,14931,2315687,95486,0,0,2795796,37807953,18842870;
17804,2094,19898,368997,388895,4272,13452,2324633,95718,0,0,2809246,38058939,18939451;
18155,2118,20273,367630,387903,-992,9630,2334968,95992,0,0,2818863,38229611,18996566;
18295,2146,20441,367507,387948,45,13314,2347866,96348,0,0,2832162,38533461,19085722;
18217,2157,20374,369059,389433,1485,16424,2362465,96666,0,0,2848564,38873708,19191527;
18257,2168,20425,375718,396143,6710,19886,2375318,96974,0,0,2868435,39227412,19295727;
18292,2194,20486,384178,404664,8521,20499,2387032,97227,0,0,2888923,39552816,19403679;
18372,2216,20588,391378,411966,7302,18916,2398352,97507,0,0,2907825,39875863,19513881;
18638,2231,20869,401498,422367,10401,17455,2405199,97699,0,0,2925265,40132887,19618332;
%%%% 1 Mrzo %%%%
19112,2289,21401,402932,424333,1966,13114,2416093,97945,0,0,2938371,40303520,19685310;
19570,2327,21897,409099,430996,6663,17083,2426150,98288,0,0,2955434,40639503,19790559;
19763,2411,22174,415247,437421,6425,20884,2440218,98635,0,0,2976274,40998387,19906431;
20157,2475,22632,423807,446439,9018,22865,2453706,98974,0,0,2999119,41338022,20018633;
20374,2525,22899,433571,456470,10031,24036,2467388,99271,0,0,3023129,41716485,20146921;
20701,2571,23272,442540,465812,9342,23641,2481372,99578,0,0,3046762,42071509,20267157;
21144,2605,23749,449113,472862,7050,20765,2494839,99785,0,0,3067486,42342845,20375964;
21831,2700,24531,448002,472533,-329,13902,2508732,100103,0,0,3081368,42527529,20435513;
22393,2756,25149,453734,478883,6350,19749,2521731,100479,0,0,3101093,42872865,20542086;
22882,2827,25709,461365,487074,8191,22409,2535483,100811,0,0,3123368,43234541,20664762;
23247,2859,26106,471244,497350,10276,25673,2550483,101184,0,0,3149017,43606758,20793180;
23656,2914,26570,482747,509317,11967,26824,2564926,101564,0,0,3175807,43976394,20911246;
24153,2982,27135,492926,520061,10744,26062,2579896,101881,0,0,3201838,44349338,21035159;
24518,3082,27600,503666,531266,11205,21315,2589731,102145,0,0,3223142,44623304,21138014;
25338,3157,28495,501862,530357,-909,15267,2605538,102499,0,0,3238394,44802319,21197794;
26098,3256,29354,506761,536115,5758,20396,2619654,103001,0,0,3258770,45171694,21306662;
26517,3317,29834,509174,539008,2893,23059,2639370,103432,0,0,3281810,45540778,21424371;
26694,3333,30027,517483,547510,8502,24935,2655346,103855,0,0,3306711,45894515,21544881;
26858,3364,30222,526317,556539,9029,25735,2671638,104241,0,0,3332418,46259337,21662182;
27061,3387,30448,535005,565453,8914,23832,2686236,104642,0,0,3356331,46613817,21779015;
27484,3448,30932,540740,571672,6219,20159,2699762,104942,0,0,3376376,46890903,21873168;
28049,3510,31559,531508,563067,-8605,13846,2732482,105328,0,0,3400877,47060099,22071115;
28428,3546,31974,528680,560654,-2413,18765,2753083,105879,0,0,3419616,47395288,22173158;
28438,3588,32026,529282,561308,654,21267,2773215,106339,0,0,3440862,47759055,22288369;
28424,3620,32044,530812,562856,1548,23696,2794888,106799,0,0,3464543,48108527,22405643];




%%%%%% Il file dei dati si chiama Italia, il numero di righe corrisponde ai giorni dei dati %%%%% 

Italia=[ones(length(Italia),1) Italia];


%%%%% DATI %%%% 

POS=Italia(:,6);
ICU=Italia(:,3);
OSP=Italia(:,4);
GUA=Italia(:,9);
MOR=Italia(:,10);
NEWPOS=Italia(:,8);
NEWDEATHS=diff(Italia(:,10));


%%%%%% LOG-DER DATA %%%%%%%
LPOS=diff(Italia(:,6))./Italia(2:length(Italia(:,6)),6);
LOSP=diff(Italia(:,4))./Italia(2:length(Italia(:,4)),4);
LICU=diff(Italia(:,2))./Italia(2:length(Italia(:,2)),2);
LISO=diff(Italia(:,5))./Italia(2:length(Italia(:,2)),5);
LRIC=diff(Italia(:,2))./Italia(2:length(Italia(:,2)),2);

semilogy(POS)
